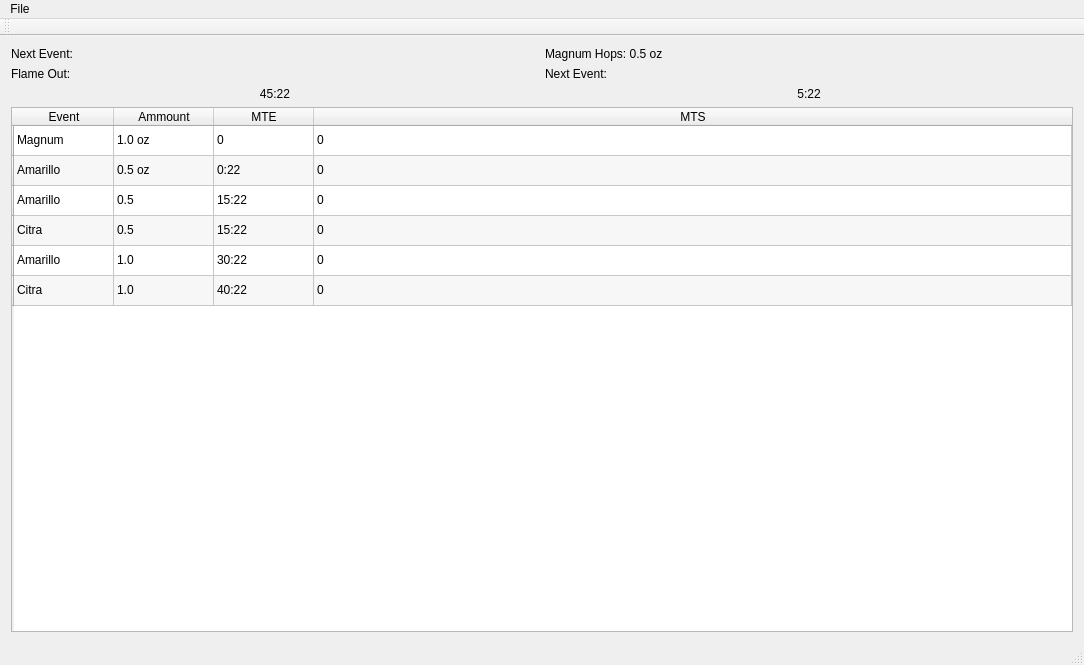
<?xml version="1.0" encoding="UTF-8"?>
<ui version="4.0">
 <class>BrewTimer</class>
 <widget class="QMainWindow" name="BrewTimer">
  <property name="geometry">
   <rect>
    <x>0</x>
    <y>0</y>
    <width>1084</width>
    <height>665</height>
   </rect>
  </property>
  <property name="windowTitle">
   <string>BrewTimer</string>
  </property>
  <widget class="QWidget" name="centralWidget">
   <layout class="QGridLayout" name="gridLayout_2">
    <item row="0" column="0">
     <layout class="QGridLayout" name="gridLayout">
      <item row="1" column="0">
       <widget class="QLabel" name="label_2">
        <property name="styleSheet">
         <string notr="true">font: 36pt &quot;Consolas&quot;;</string>
        </property>
        <property name="text">
         <string>Flame Out:</string>
        </property>
       </widget>
      </item>
      <item row="1" column="1">
       <widget class="QLabel" name="label_4">
        <property name="styleSheet">
         <string notr="true">font: 36pt &quot;Consolas&quot;;</string>
        </property>
        <property name="text">
         <string>Next Event:</string>
        </property>
       </widget>
      </item>
      <item row="2" column="0">
       <widget class="QLabel" name="label">
        <property name="styleSheet">
         <string notr="true">font: 72pt &quot;Consolas&quot;;
text-align: center;</string>
        </property>
        <property name="text">
         <string>45:22</string>
        </property>
        <property name="alignment">
         <set>Qt::AlignCenter</set>
        </property>
       </widget>
      </item>
      <item row="2" column="1">
       <widget class="QLabel" name="label_3">
        <property name="styleSheet">
         <string notr="true">font: 72pt &quot;Consolas&quot;;
text-align: center;</string>
        </property>
        <property name="text">
         <string>5:22</string>
        </property>
        <property name="alignment">
         <set>Qt::AlignCenter</set>
        </property>
       </widget>
      </item>
      <item row="0" column="1">
       <widget class="QLabel" name="label_6">
        <property name="styleSheet">
         <string notr="true">font: 48pt &quot;Consolas&quot;;</string>
        </property>
        <property name="text">
         <string>Magnum Hops: 0.5 oz</string>
        </property>
       </widget>
      </item>
      <item row="0" column="0">
       <widget class="QLabel" name="label_5">
        <property name="styleSheet">
         <string notr="true">font: 48pt &quot;Consolas&quot;;</string>
        </property>
        <property name="text">
         <string>Next Event:</string>
        </property>
       </widget>
      </item>
     </layout>
    </item>
    <item row="1" column="0">
     <widget class="QTableWidget" name="tableWidget">
      <property name="sizePolicy">
       <sizepolicy hsizetype="Expanding" vsizetype="Expanding">
        <horstretch>0</horstretch>
        <verstretch>0</verstretch>
       </sizepolicy>
      </property>
      <property name="alternatingRowColors">
       <bool>true</bool>
      </property>
      <attribute name="horizontalHeaderStretchLastSection">
       <bool>true</bool>
      </attribute>
      <row>
       <property name="text">
        <string/>
       </property>
      </row>
      <row>
       <property name="text">
        <string/>
       </property>
      </row>
      <row>
       <property name="text">
        <string/>
       </property>
      </row>
      <row>
       <property name="text">
        <string/>
       </property>
      </row>
      <row>
       <property name="text">
        <string/>
       </property>
      </row>
      <row>
       <property name="text">
        <string/>
       </property>
      </row>
      <column>
       <property name="text">
        <string>Event</string>
       </property>
      </column>
      <column>
       <property name="text">
        <string>Ammount</string>
       </property>
      </column>
      <column>
       <property name="text">
        <string>MTE</string>
       </property>
      </column>
      <column>
       <property name="text">
        <string>MTS</string>
       </property>
      </column>
      <item row="0" column="0">
       <property name="text">
        <string>Magnum</string>
       </property>
      </item>
      <item row="0" column="1">
       <property name="text">
        <string>1.0 oz</string>
       </property>
      </item>
      <item row="0" column="2">
       <property name="text">
        <string>0</string>
       </property>
      </item>
      <item row="0" column="3">
       <property name="text">
        <string>0</string>
       </property>
      </item>
      <item row="1" column="0">
       <property name="text">
        <string>Amarillo</string>
       </property>
      </item>
      <item row="1" column="1">
       <property name="text">
        <string>0.5 oz</string>
       </property>
      </item>
      <item row="1" column="2">
       <property name="text">
        <string>0:22</string>
       </property>
      </item>
      <item row="1" column="3">
       <property name="text">
        <string>0</string>
       </property>
      </item>
      <item row="2" column="0">
       <property name="text">
        <string>Amarillo</string>
       </property>
      </item>
      <item row="2" column="1">
       <property name="text">
        <string>0.5</string>
       </property>
      </item>
      <item row="2" column="2">
       <property name="text">
        <string>15:22</string>
       </property>
      </item>
      <item row="2" column="3">
       <property name="text">
        <string>0</string>
       </property>
      </item>
      <item row="3" column="0">
       <property name="text">
        <string>Citra</string>
       </property>
      </item>
      <item row="3" column="1">
       <property name="text">
        <string>0.5</string>
       </property>
      </item>
      <item row="3" column="2">
       <property name="text">
        <string>15:22</string>
       </property>
      </item>
      <item row="3" column="3">
       <property name="text">
        <string>0</string>
       </property>
      </item>
      <item row="4" column="0">
       <property name="text">
        <string>Amarillo</string>
       </property>
      </item>
      <item row="4" column="1">
       <property name="text">
        <string>1.0</string>
       </property>
      </item>
      <item row="4" column="2">
       <property name="text">
        <string>30:22</string>
       </property>
      </item>
      <item row="4" column="3">
       <property name="text">
        <string>0</string>
       </property>
      </item>
      <item row="5" column="0">
       <property name="text">
        <string>Citra</string>
       </property>
      </item>
      <item row="5" column="1">
       <property name="text">
        <string>1.0</string>
       </property>
      </item>
      <item row="5" column="2">
       <property name="text">
        <string>40:22</string>
       </property>
      </item>
      <item row="5" column="3">
       <property name="text">
        <string>0</string>
       </property>
      </item>
     </widget>
    </item>
   </layout>
  </widget>
  <widget class="QMenuBar" name="menuBar">
   <property name="geometry">
    <rect>
     <x>0</x>
     <y>0</y>
     <width>1084</width>
     <height>21</height>
    </rect>
   </property>
   <widget class="QMenu" name="menuFile">
    <property name="title">
     <string>File</string>
    </property>
    <addaction name="actionOpen"/>
    <addaction name="actionQuit"/>
   </widget>
   <addaction name="menuFile"/>
  </widget>
  <widget class="QToolBar" name="mainToolBar">
   <attribute name="toolBarArea">
    <enum>TopToolBarArea</enum>
   </attribute>
   <attribute name="toolBarBreak">
    <bool>false</bool>
   </attribute>
  </widget>
  <widget class="QStatusBar" name="statusBar"/>
  <action name="actionOpen">
   <property name="text">
    <string>Open</string>
   </property>
  </action>
  <action name="actionQuit">
   <property name="text">
    <string>Quit</string>
   </property>
  </action>
 </widget>
 <layoutdefault spacing="6" margin="11"/>
 <resources/>
 <connections>
  <connection>
   <sender>actionQuit</sender>
   <signal>activated()</signal>
   <receiver>BrewTimer</receiver>
   <slot>close()</slot>
   <hints>
    <hint type="sourcelabel">
     <x>-1</x>
     <y>-1</y>
    </hint>
    <hint type="destinationlabel">
     <x>199</x>
     <y>149</y>
    </hint>
   </hints>
  </connection>
 </connections>
</ui>
